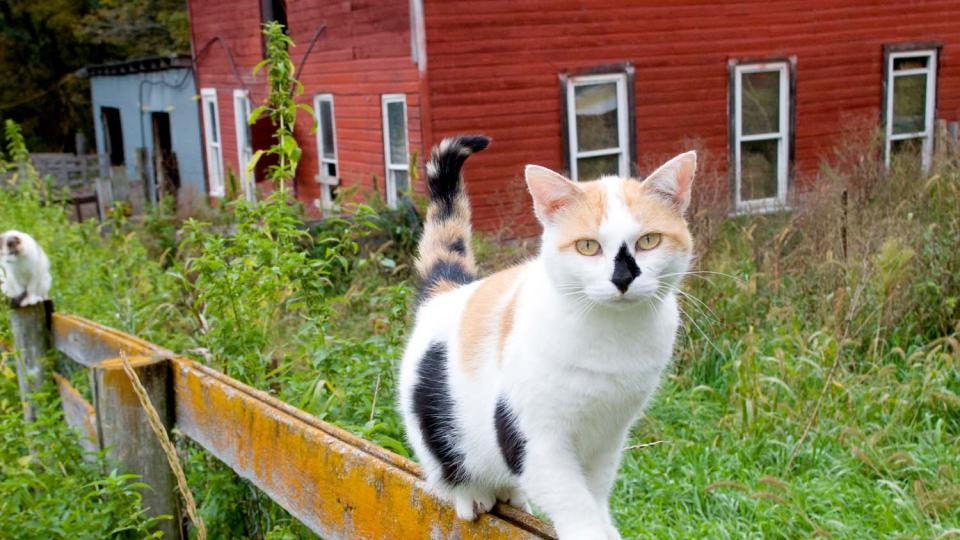
#> input picture images/cat.jpg, 960 x 540 px, found by its file name
$ python cartoonify.py
#> lines starting #> are read from the running program, lines starting #| are printed output that depends on the picture; after the words box and inside, x2 and y2 are one past the last pixel; in counts of white or black regions, pixels touching at a corner belong together
#> further down, img is the input picture: shape (540, 960, 3); mean B, G, R 83.6, 119.5, 131.3
import cv2
import numpy as np
from skimage.segmentation import slic
import matplotlib.pyplot as plt

# Environment Variables

def cartoonify(img):
    # Edges
    gray = cv2.cvtColor(img, cv2.COLOR_BGR2GRAY)
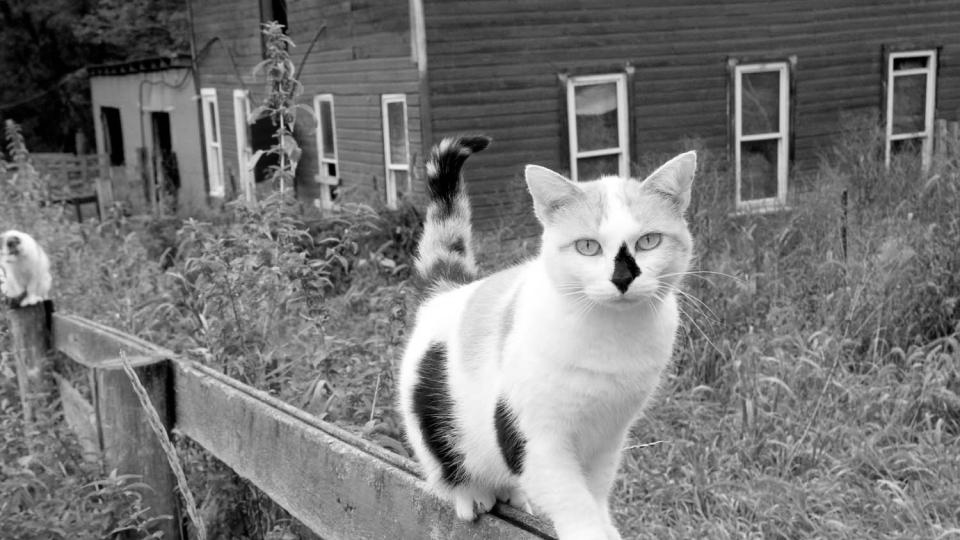
#> gray: shape (540, 960); min 0, max 255, mean 118.9
    gray = cv2.medianBlur(gray, 5)
    edges = cv2.adaptiveThreshold(gray, 255, cv2.ADAPTIVE_THRESH_MEAN_C,
                                            cv2.THRESH_BINARY, 9, 9)
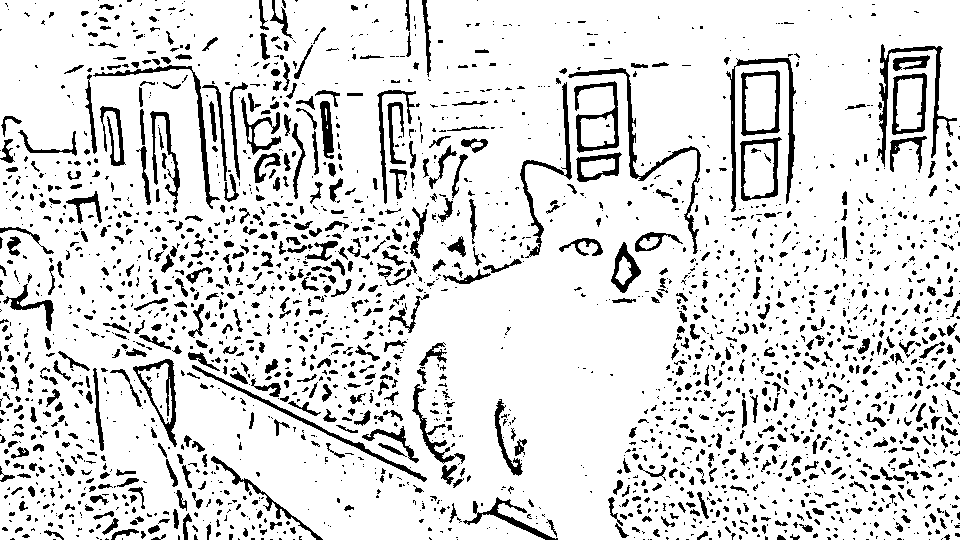
#> edges: shape (540, 960); 86.5% white; 2439 black regions (1656 under 20 px), largest, box (x1, y1, x2, y2) and area: (726, 58, 796, 212) 1428, (568, 68, 701, 254) 1392, (877, 44, 957, 167) 1332

    # Cartoonization
    color = cv2.bilateralFilter(img, 9, 250, 250)
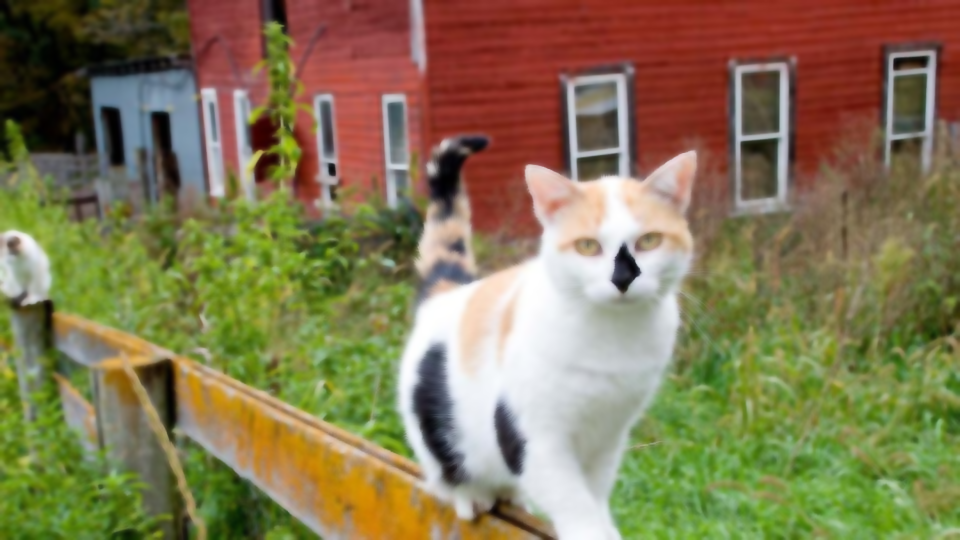
#> color: shape (540, 960, 3); mean B, G, R 83.6, 119.5, 131.3
    img = cv2.bitwise_and(color, color, mask=edges)
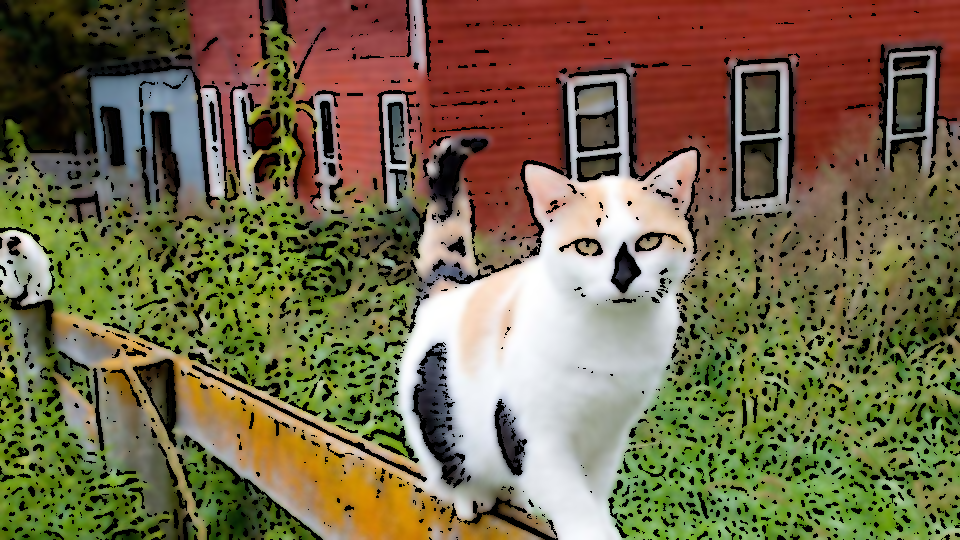
#> img: shape (540, 960, 3); mean B, G, R 75.4, 105.9, 117.9

    return img

# guassian blur
def blur(img):

    return img
# img = cv2.imread('images\\Eiffel.jpg')
img = cv2.imread('images\\cat.jpg')
# img = cv2.imread('images\\person.jpg')
#img = cv2.imread('images\\Poro King.jpg')
cv2.imshow("Image", img)
cartoon = cartoonify(img)
cv2.imshow("Cartoon", cartoon)
cv2.waitKey(0)
